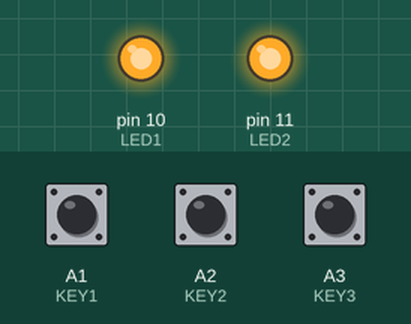
Recording of a sketch running on a simulated Arduino Uno, built with avr-gcc and run on an emulated ATmega328P. Parts: output pins drawn as LEDs (lit = HIGH). The inputs (shaded band) are chosen by the test bench; at power-on: A1 (KEY1) HIGH, A2 (KEY2) HIGH, A3 (KEY3) HIGH. Sleep ends after the set time or at an interrupt; what the sketch prints to the serial monitor is not drawn.

Above: at 1.2 s.
1.3 s: A1 (KEY1) pulled LOW for 0.15 s
At 1.38 s:
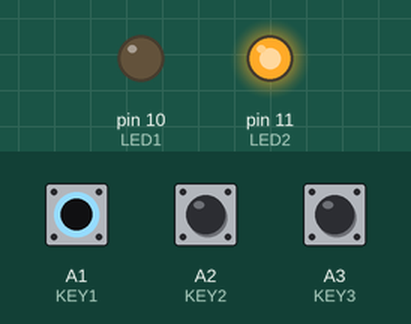
2.9 s: A2 (KEY2) pulled LOW for 0.15 s
At 2.98 s:
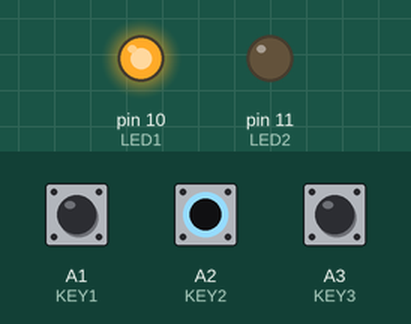
4.5 s: A2 (KEY2) pulled LOW for 3.2 s
At 8.1 s:
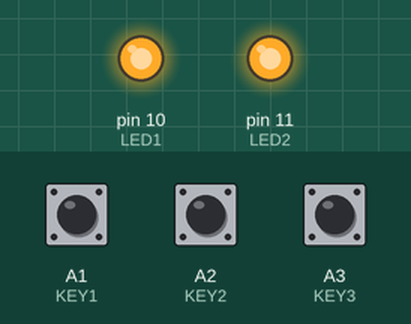
9.2 s: A1 (KEY1) pulled LOW for 3.2 s
At 10.4 s:
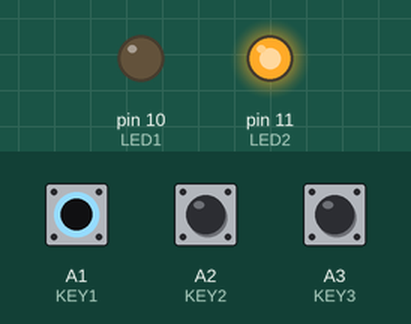
13.9 s: A1 (KEY1) driven LOW and A2 (KEY2) driven LOW
At 15.2 s:
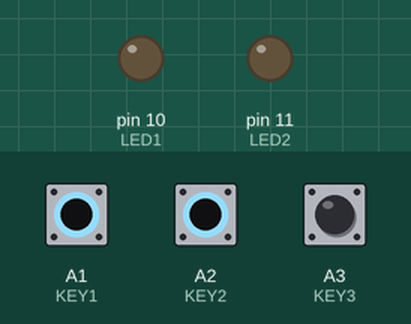
Timing chart, 0 to 16.4 s (numbered marks = the images above; inputs shaded):
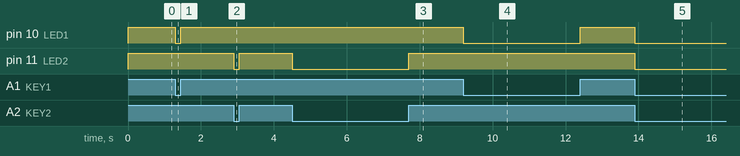

The sketch:

Tarefa_03.ino
```cpp
#include <avr/sleep.h>
#include <avr/power.h>
#include "pindefs.h"

// globais

volatile int buttonChanged = 0;

void pciSetup(byte pin) {
    *digitalPinToPCMSK(pin) |= bit (digitalPinToPCMSKbit(pin));  // enable pin
    PCIFR  |= bit (digitalPinToPCICRbit(pin)); // clear any outstanding interrupt
    PCICR  |= bit (digitalPinToPCICRbit(pin)); // enable interrupt for the group
}

ISR (PCINT1_vect) { // handle pin change interrupt for A0 to A5 here
   buttonChanged=1;
 }

void enterSleep(void){
  set_sleep_mode(SLEEP_MODE_PWR_DOWN);
  sleep_enable();
  sleep_mode();     /* The program  will continue  from here. */
  /* First thing to do is disable  sleep.  */
  sleep_disable();
}

void setup() {
  Serial.begin(9600);
  pinMode(LED1, OUTPUT); pinMode(LED2, OUTPUT);
  digitalWrite(LED1,HIGH); digitalWrite(LED2,HIGH);
  pinMode (KEY1, INPUT_PULLUP);
  pinMode (KEY2, INPUT_PULLUP);
  pinMode(KEY3, INPUT_PULLUP);

  pciSetup(KEY1); pciSetup(KEY2); pciSetup(KEY3);
}


void loop() {
  if (buttonChanged) {
     digitalWrite(LED1,digitalRead(KEY1));
     digitalWrite(LED2,digitalRead(KEY2));
     buttonChanged = 0;
  }
  Serial.print("!");
  delay(10);

  enterSleep();
}
```

pindefs.h
```cpp
#define LED1       10
#define LED2       11
#define LED3       12
#define LED4       13
#define BUZZ        3
#define KEY1       A1
#define KEY2       A2
#define KEY3       A3
#define POT        A0
```

Measured:
- after the input at 1.3 s, pin 10 (LED1): HIGH → LOW at once, → HIGH 0.15 s later
- after the input at 2.9 s, pin 11 (LED2): HIGH → LOW at once, → HIGH 0.15 s later
- after the input at 4.5 s, pin 11 (LED2): HIGH → LOW at once, → HIGH 3.2 s later
- after the input at 9.2 s, pin 10 (LED1): HIGH → LOW at once, → HIGH 3.2 s later
- after the input at 13.9 s, pin 10 (LED1), pin 11 (LED2): HIGH → LOW at once
